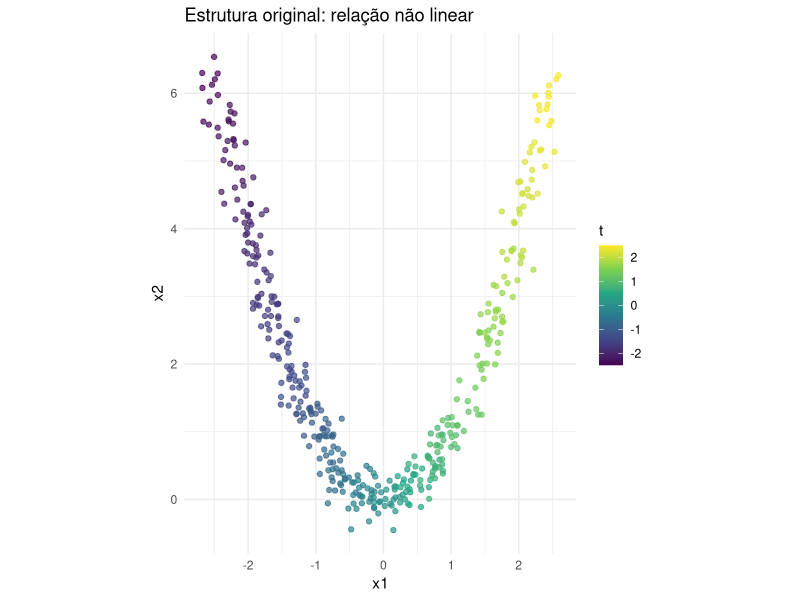
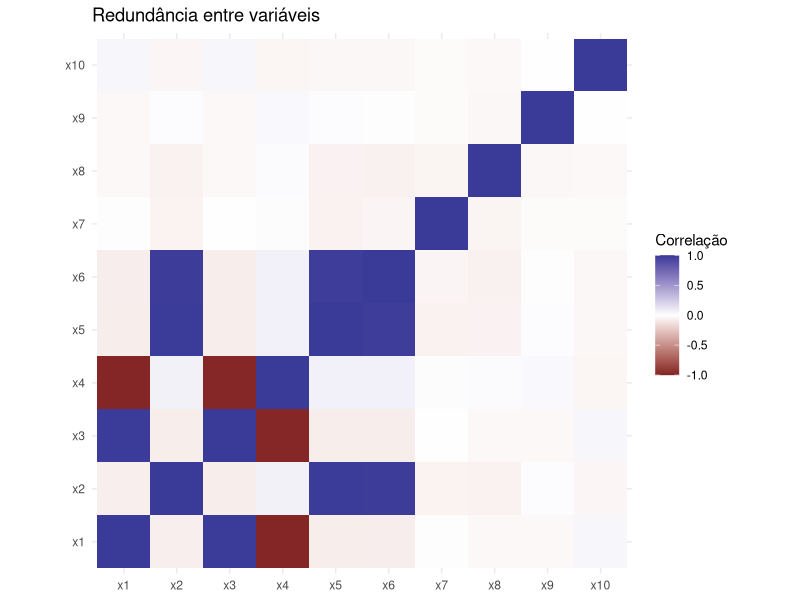
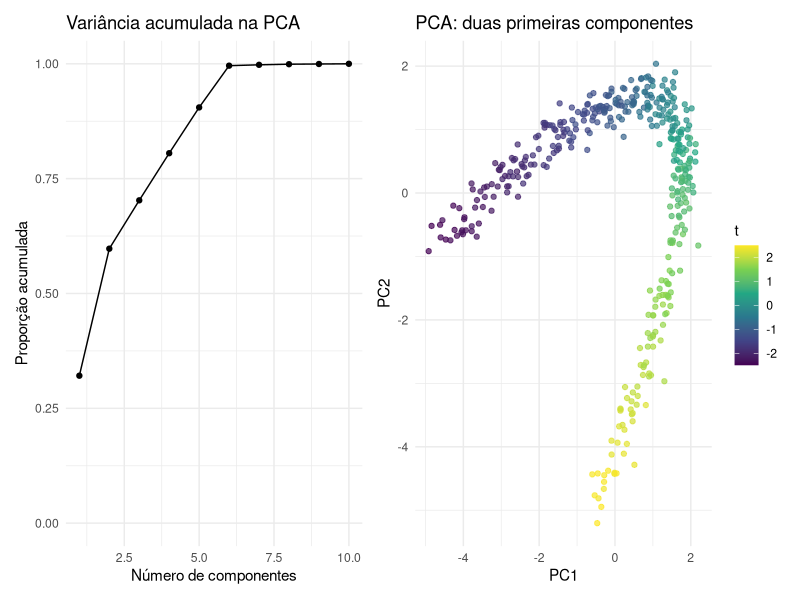
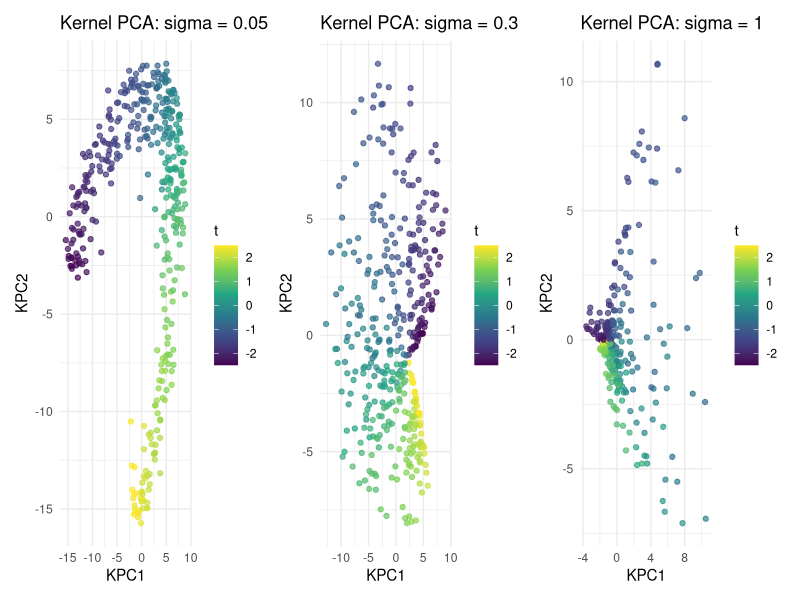
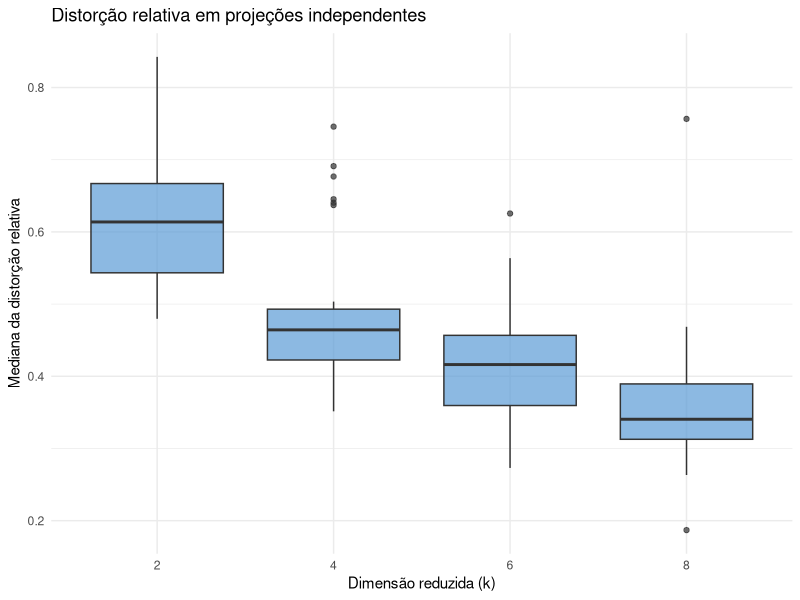
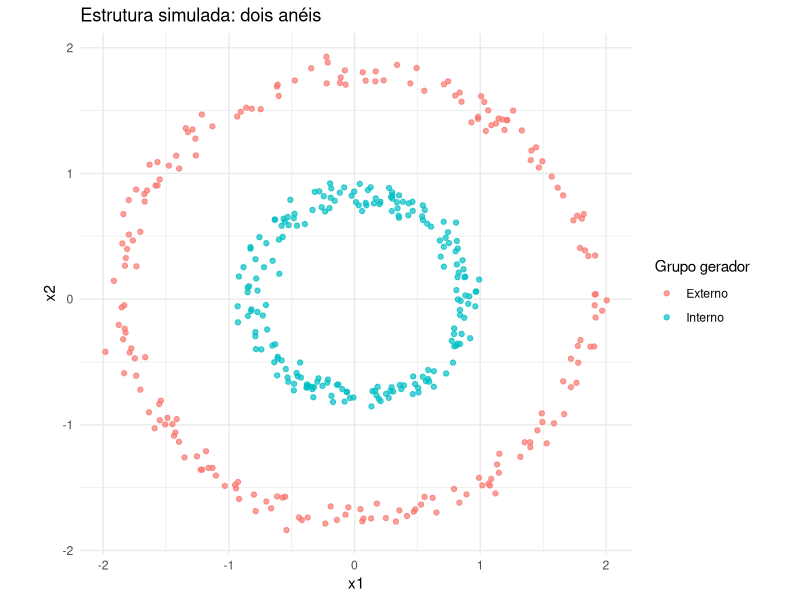
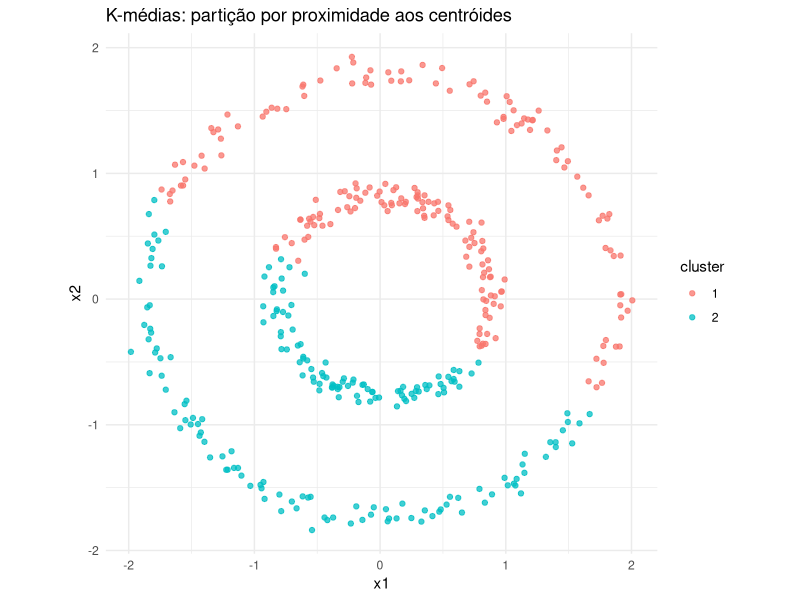
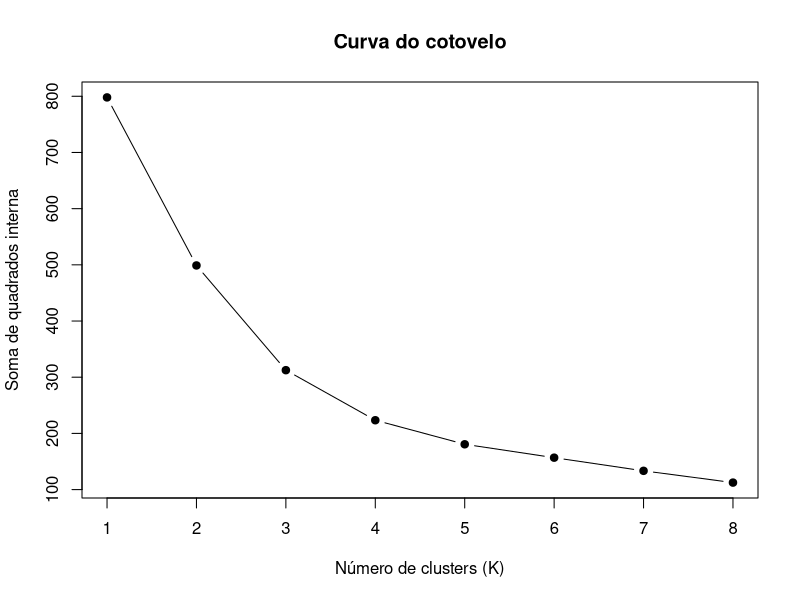

Write R code to recreate these figures, in order.
## ---- chunk 1
library(ggplot2)
library(dplyr)
library(tidyr)
library(kernlab)
library(patchwork)
## ---- chunk 2
set.seed(335)
n <- 400
t <- runif(n, -2.5, 2.5)

x1 <- t + rnorm(n, sd = 0.12)
x2 <- t^2 + rnorm(n, sd = 0.18)
X <- cbind(
  x1 = x1, x2 = x2,
  x3 = x1 + rnorm(n, sd = 0.15),
  x4 = -x1 + rnorm(n, sd = 0.20),
  x5 = x2 + rnorm(n, sd = 0.20),
  x6 = 0.7*x2 + rnorm(n, sd = 0.20),
  x7 = rnorm(n), x8 = rnorm(n),
  x9 = rnorm(n), x10 = rnorm(n)
)

# t é conhecido apenas por se tratar de uma simulação.
# Não é utilizado para ajustar os métodos.
X_pad <- scale(X)

plot(ggplot(data.frame(x1, x2, t), aes(x1, x2, color = t)) +
       geom_point(alpha = 0.7) +
       scale_color_viridis_c() +
       coord_equal() +
       theme_minimal() +
       labs(title = "Estrutura original: relação não linear"))
## ---- chunk 3
cor_mat <- cor(X)
cor_long <- as.data.frame(as.table(cor_mat))

ggplot(cor_long, aes(Var1, Var2, fill = Freq)) +
  geom_tile() +
  coord_equal() +
  scale_fill_gradient2(limits = c(-1, 1)) +
  labs(x = NULL, y = NULL, fill = "Correlação",
       title = "Redundância entre variáveis") +
  theme_minimal()
## ---- chunk 4
pca <- prcomp(X_pad, center = FALSE, scale. = FALSE)
var_exp <- pca$sdev^2 / sum(pca$sdev^2)

p_var <- ggplot(data.frame(
  componente = seq_along(var_exp),
  acumulada = cumsum(var_exp)
), aes(componente, acumulada)) +
  geom_line() + geom_point() +
  scale_y_continuous(limits = c(0, 1)) +
  labs(title = "Variância acumulada na PCA",
       x = "Número de componentes", y = "Proporção acumulada") +
  theme_minimal()

p_scores <- ggplot(data.frame(
  PC1 = pca$x[, 1], PC2 = pca$x[, 2], t = t
), aes(PC1, PC2, color = t)) +
  geom_point(alpha = 0.7) +
  scale_color_viridis_c() +
  labs(title = "PCA: duas primeiras componentes") +
  theme_minimal()

p_var + p_scores
## ---- chunk 5
plot_kpca <- function(sigma) {
  ajuste <- kernlab::kpca(
    ~ ., data = as.data.frame(X_pad),
    kernel = "rbfdot", kpar = list(sigma = sigma),
    features = 2
  )
  coord <- as.data.frame(kernlab::rotated(ajuste))
  names(coord)[1:2] <- c("KPC1", "KPC2")
  coord$t <- t
  ggplot(coord, aes(KPC1, KPC2, color = t)) +
    geom_point(alpha = 0.7, size = 1.5) +
    scale_color_viridis_c() +
    labs(title = paste0("Kernel PCA: sigma = ", sigma)) +
    theme_minimal()
}

plot_kpca(0.05) + plot_kpca(0.3) + plot_kpca(1)
## ---- chunk 6
projetar <- function(X, k) {
  R <- matrix(rnorm(ncol(X) * k, sd = 1/sqrt(k)),
              nrow = ncol(X), ncol = k)
  X %*% R
}

# Para evitar problemas de memória, avaliamos uma amostra fixa de pares.
set.seed(335)
pares <- cbind(
  sample(seq_len(nrow(X_pad)), 1500, replace = TRUE),
  sample(seq_len(nrow(X_pad)), 1500, replace = TRUE)
)
pares <- pares[pares[, 1] != pares[, 2], , drop = FALSE]

dist2_pares <- function(M, pares) {
  rowSums((M[pares[, 1], , drop = FALSE] -
           M[pares[, 2], , drop = FALSE])^2)
}

d2_orig <- dist2_pares(X_pad, pares)
stopifnot(all(d2_orig > 0))

set.seed(335)
resultados <- do.call(rbind, lapply(c(2, 4, 6, 8), function(k) {
  do.call(rbind, lapply(seq_len(30), function(rep) {
    Z <- projetar(X_pad, k)
    d2_proj <- dist2_pares(Z, pares)
    data.frame(k = k, repeticao = rep,
               distorcao_mediana = median(abs(d2_proj - d2_orig) / d2_orig),
               distorcao_maxima = max(abs(d2_proj - d2_orig) / d2_orig))
  }))
}))

ggplot(resultados, aes(factor(k), distorcao_mediana)) +
  geom_boxplot(fill = "#5B9BD5", alpha = 0.7) +
  labs(title = "Distorção relativa em projeções independentes",
       x = "Dimensão reduzida (k)",
       y = "Mediana da distorção relativa") +
  theme_minimal()
## ---- chunk 7
projetar_esparsa <- function(X, k) {
  R <- matrix(
    sample(c(-1, 0, 1), ncol(X)*k, replace = TRUE,
           prob = c(1/6, 2/3, 1/6)),
    nrow = ncol(X), ncol = k
  ) * sqrt(3/k)
  X %*% R
}

set.seed(335)
Z_esparsa <- projetar_esparsa(X_pad, k = 5)
dim(Z_esparsa)
## ---- chunk 8
set.seed(3358)
n_an <- 400
anel <- rep(c("Interno", "Externo"), each = n_an/2)
ang <- runif(n_an, 0, 2*pi)
rad <- rep(c(1, 2.2), each = n_an/2) + rnorm(n_an, sd = 0.08)
X_an <- cbind(x1 = rad*cos(ang), x2 = rad*sin(ang))
X_an <- scale(X_an)

dados_an <- data.frame(X_an, anel = anel)
ggplot(dados_an, aes(x1, x2, color = anel)) +
  geom_point(alpha = 0.7) + coord_equal() + theme_minimal() +
  labs(title = "Estrutura simulada: dois anéis", color = "Grupo gerador")
## ---- chunk 9
set.seed(335)
km <- kmeans(X_an, centers = 2, nstart = 30)

ggplot(data.frame(X_an, cluster = factor(km$cluster)),
       aes(x1, x2, color = cluster)) +
  geom_point(alpha = 0.75) + coord_equal() + theme_minimal() +
  labs(title = "K-médias: partição por proximidade aos centróides")
## ---- chunk 10
set.seed(335)
wss <- sapply(1:8, function(K) kmeans(X_an, centers = K, nstart = 20)$tot.withinss)
plot(1:8, wss, type = "b", pch = 19,
     xlab = "Número de clusters (K)", ylab = "Soma de quadrados interna",
     main = "Curva do cotovelo")
## ---- chunk 11
d_an <- dist(X_an, method = "euclidean")
hc_complete <- hclust(d_an, method = "complete")
hc_ward <- hclust(d_an, method = "ward.D2")

par(mfrow = c(1, 2))
plot(hc_complete, labels = FALSE, main = "Ligação completa", xlab = "", sub = "")
plot(hc_ward, labels = FALSE, main = "Ward.D2", xlab = "", sub = "")
par(mfrow = c(1, 1))

cl_hier <- cutree(hc_complete, k = 2)
table(cl_hier)
## ---- chunk 12
set.seed(335)
sp1 <- kernlab::specc(X_an, centers = 2,
                      kernel = "rbfdot", kpar = list(sigma = 0.3))
set.seed(335)
sp2 <- kernlab::specc(X_an, centers = 2,
                      kernel = "rbfdot", kpar = list(sigma = 1.0))

res_sp <- rbind(
  data.frame(X_an, sigma = "0,3", cluster = factor(as.integer(sp1))),
  data.frame(X_an, sigma = "1,0", cluster = factor(as.integer(sp2)))
)

ggplot(res_sp, aes(x1, x2, color = cluster)) +
  geom_point(alpha = 0.7) + coord_equal() +
  facet_wrap(~sigma) + theme_minimal() +
  labs(title = "Agrupamento espectral: sensibilidade ao kernel",
       subtitle = "Duas escolhas ilustrativas de sigma")
## ---- chunk 13
# O pacote cluster acompanha instalações usuais do R.
library(cluster)

sil_media <- function(rotulos, d) {
  mean(cluster::silhouette(as.integer(factor(rotulos)), d)[, "sil_width"])
}

comparacao <- data.frame(
  metodo = c("K-médias", "Hierárquico (complete)", "Espectral (sigma=0,3)"),
  silhueta = c(
    sil_media(km$cluster, d_an),
    sil_media(cl_hier, d_an),
    sil_media(as.integer(sp1), d_an)
  )
)
print(comparacao)
## ---- chunk 14
cat("K-médias versus anéis:\n")
print(table(Estimado = km$cluster, Gerador = anel))
cat("Espectral versus anéis:\n")
print(table(Estimado = as.integer(sp1), Gerador = anel))
